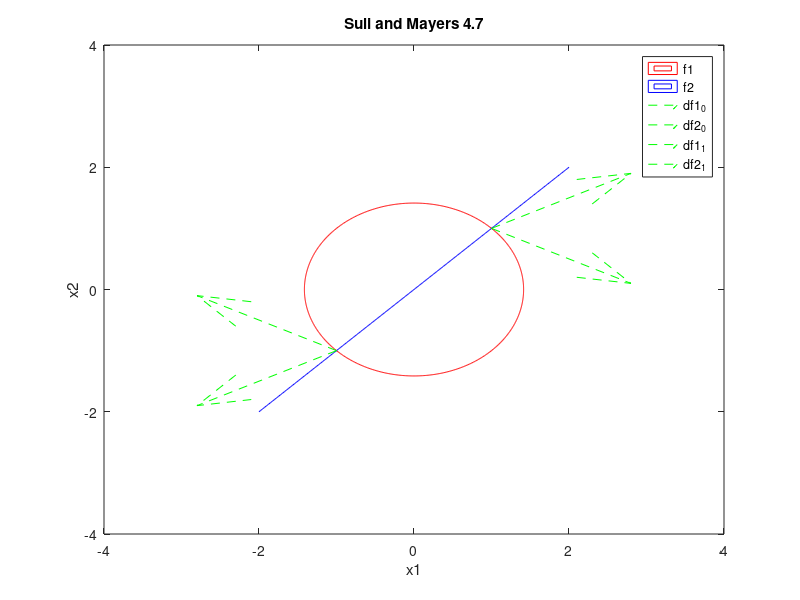

Write the MATLAB code that produced this figure.
%draw the sets of f1 and f2 from the Suli and Mayers exercises
figure
%Suli and Mayers 4.7
%define f
f = @(x) [x(1)^2 + x(2)^2 -2; x(1) - x(2)];
%define partials
df1 = @(x1) [2*x1 ; 1];
df2 = @(x2) [2*x2 ; -1];

%define solution points
x_0 = [1.0; 1.0];
x_1 = [-1.0, -1.0];

%plot f1 = 0 and f2 = 0
figure;
x1 = linspace(-2,2,401);
x2 = linspace(-2,2,401);
[X1, X2] = meshgrid(x1, x2);

%plot f1 = 0
f1 = X1.^2 + X2.^2 -2;
contour(x1,x2,f1,[0,0],'r');

%plot details
hold on;
xlim([-4 4])
ylim([-4 4])
xlabel('x1')
ylabel('x2')
title('Suli and Mayers 4.7')

%plot f2 = 0
f2 = X1 - X2;
hold on;
contour(x1, x2, f2, [0,0],'b')

%graph the gradients of f1 and f2
quiver(x_0(1),x_0(2), 2*x_0(1), 1,'g--');
quiver(x_0(1),x_0(2), 2*x_0(2), -1,'g--');
quiver(x_1(1),x_1(2), 2*x_1(1), 1,'g--');
quiver(x_1(1),x_1(2), 2*x_1(2), -1,'g--');

legend('f1','f2', 'df1_0', 'df2_0', 'df1_1', 'df2_1')
